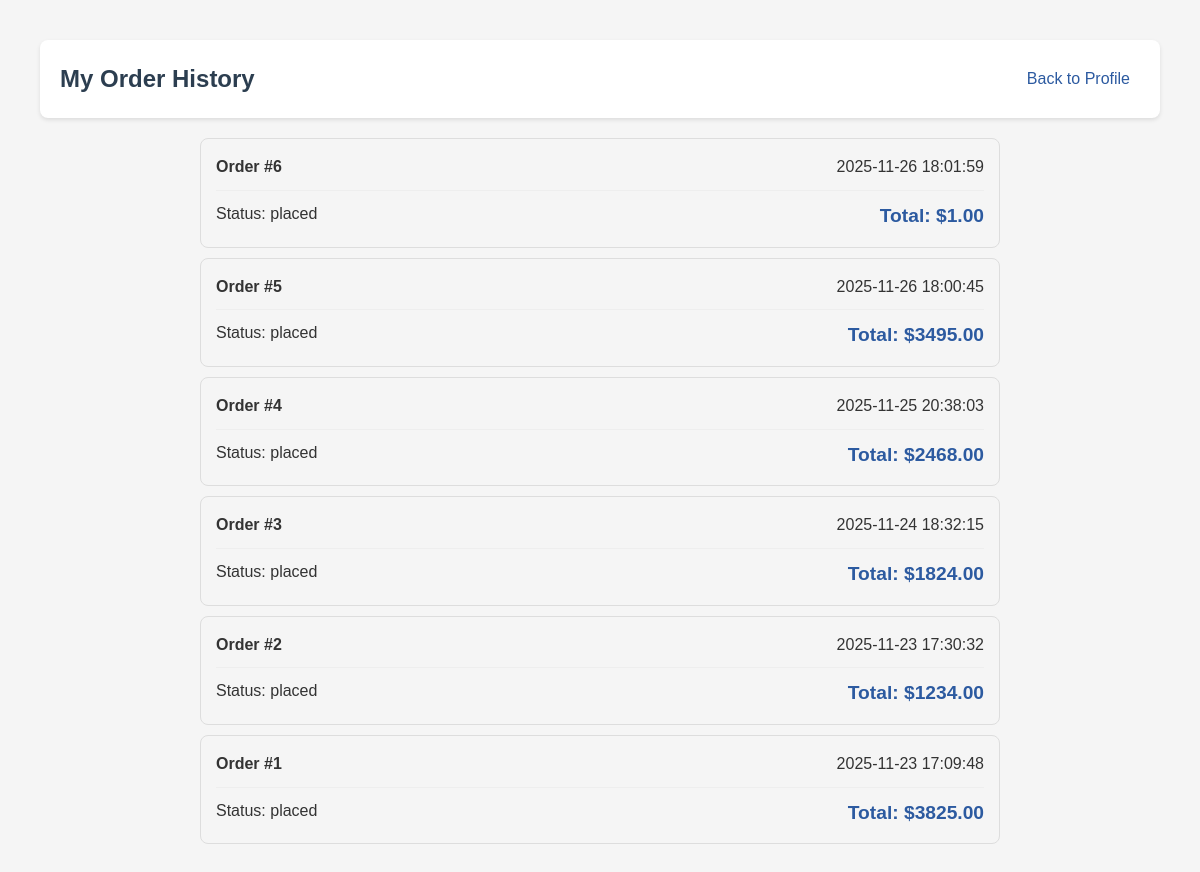
/orders (signed in), run on the app's committed database.
### tables this page shows
CREATE TABLE orders (
            id INTEGER PRIMARY KEY AUTOINCREMENT,
            user_id INTEGER NOT NULL,
            total REAL NOT NULL,
            status TEXT DEFAULT 'placed',
            created_at TIMESTAMP DEFAULT CURRENT_TIMESTAMP
        );

### Main.py (the view)
@app.route('/orders')
@login_required
def orders():
    conn = get_db_connection()
    orders = conn.execute('SELECT * FROM orders WHERE user_id=? ORDER BY created_at DESC', (session['user_id'],)).fetchall()
    conn.close()
    return render_template('orders.html', orders=orders)

### Main.py (called while the page is built)
def get_db_connection():
    conn = sqlite3.connect(DATABASE)
    conn.row_factory = sqlite3.Row
    return conn

@app.after_request
def add_security_headers(response):
    response.headers['X-Frame-Options'] = 'SAMEORIGIN'
    response.headers['X-Content-Type-Options'] = 'nosniff'
    return response

def login_required(f):
    @wraps(f)
    def decorated_function(*args, **kwargs):
        if 'user_id' not in session:
            return redirect(url_for('login'))
        return f(*args, **kwargs)
    return decorated_function

@app.before_request
def track_page_view():
    path = request.path
    if path.startswith('/static') or path.startswith('/uploads'):
        return
    user_id = session.get('user_id')
    ua = request.headers.get('User-Agent')
    try:
        conn = get_db_connection()
        conn.execute('INSERT INTO page_views (user_id, path, user_agent) VALUES (?, ?, ?)',
                     (user_id, path, ua))
        conn.commit()
        conn.close()
    except Exception as e:
        app.logger.debug('analytics error: %s', e)

### templates/orders.html (shortened to what this page needs)
<!DOCTYPE html>
<html>
<head>
    <link rel="stylesheet" href="{{ url_for('static', filename='css/cart.css') }}">
</head>
<body>
    <div class="header">
        <h1>My Order History</h1>
        <div class="nav-links">
            <a href="{{ url_for('profile') }}">Back to Profile</a>
        </div>
    </div>
    <div style="max-width: 800px; margin: 20px auto;">
        {% for order in orders %}
        <div class="cart-item" style="display: block;">
            <div style="display: flex; justify-content: space-between; border-bottom: 1px solid #eee; padding-bottom: 10px; margin-bottom: 10px;">
                <strong>Order #{{ order.id }}</strong>
                <span>{{ order.created_at }}</span>
            </div>
            <div style="display: flex; justify-content: space-between;">
                <span>Status: {{ order.status }}</span>
                <strong style="color: #2c5aa0; font-size: 1.2em;">Total: ${{ "%.2f"|format(order.total) }}</strong>
            </div>
        </div>
        {% else %}
        <div class="empty-cart">
            <p>You haven't placed any orders yet.</p>
        </div>
        {% endfor %}
    </div>
</body>
</html>

### static/css/cart.css (style rules this page uses)
body { font-family: Arial, sans-serif; margin: 20px; background-color: #f5f5f5; }
.header { display: flex; justify-content: space-between; align-items: center; margin-bottom: 20px; background: white; padding: 20px; border-radius: 8px; box-shadow: 0 2px 4px rgba(0, 0, 0, 0.1); }
.nav-links a { margin: 0 10px; text-decoration: none; color: #2c5aa0; }
.cart-item { border: 1px solid #ddd; padding: 15px; margin-bottom: 10px; border-radius: 8px; display: flex; justify-content: space-between; align-items: center; }

### static/css/base.css (style rules this page uses)
body { font-family: 'Segoe UI', Tahoma, Geneva, Verdana, sans-serif; margin: 0; padding: 20px; background-color: #f4f7f6; color: #333; line-height: 1.6; }
.header { display: flex; justify-content: space-between; align-items: center; background: white; padding: 15px 30px; margin-bottom: 30px; border-radius: 8px; box-shadow: 0 4px 6px rgba(0, 0, 0, 0.05); }
.header h1 { margin: 0; font-size: 1.5rem; color: #2c3e50; }
.nav-links { display: flex; align-items: center; gap: 15px; }
.nav-links a { text-decoration: none; color: #555; font-weight: 500; transition: color 0.2s; }

### data on the page
orders: id "6", created_at "2025-11-26 18:01:59", status "placed", total "1.00"
orders: id "5", created_at "2025-11-26 18:00:45", status "placed", total "3495.00"
orders: id "4", created_at "2025-11-25 20:38:03", status "placed", total "2468.00"
orders: id "3", created_at "2025-11-24 18:32:15", status "placed", total "1824.00"
orders: id "2", created_at "2025-11-23 17:30:32", status "placed", total "1234.00"
orders: id "1", created_at "2025-11-23 17:09:48", status "placed", total "3825.00"
